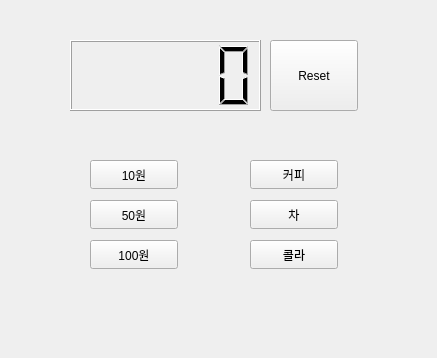
<?xml version="1.0" encoding="UTF-8"?>
<ui version="4.0">
 <class>Widget</class>
 <widget class="QWidget" name="Widget">
  <property name="geometry">
   <rect>
    <x>0</x>
    <y>0</y>
    <width>437</width>
    <height>358</height>
   </rect>
  </property>
  <property name="windowTitle">
   <string>Widget</string>
  </property>
  <widget class="QLCDNumber" name="lcdNumber">
   <property name="geometry">
    <rect>
     <x>70</x>
     <y>40</y>
     <width>191</width>
     <height>71</height>
    </rect>
   </property>
  </widget>
  <widget class="QPushButton" name="pb10">
   <property name="geometry">
    <rect>
     <x>90</x>
     <y>160</y>
     <width>88</width>
     <height>29</height>
    </rect>
   </property>
   <property name="text">
    <string>10원</string>
   </property>
  </widget>
  <widget class="QPushButton" name="pb50">
   <property name="geometry">
    <rect>
     <x>90</x>
     <y>200</y>
     <width>88</width>
     <height>29</height>
    </rect>
   </property>
   <property name="text">
    <string>50원</string>
   </property>
  </widget>
  <widget class="QPushButton" name="pb100">
   <property name="geometry">
    <rect>
     <x>90</x>
     <y>240</y>
     <width>88</width>
     <height>29</height>
    </rect>
   </property>
   <property name="text">
    <string>100원</string>
   </property>
  </widget>
  <widget class="QPushButton" name="pbCoffe">
   <property name="geometry">
    <rect>
     <x>250</x>
     <y>160</y>
     <width>88</width>
     <height>29</height>
    </rect>
   </property>
   <property name="text">
    <string>커피</string>
   </property>
  </widget>
  <widget class="QPushButton" name="pbTea">
   <property name="geometry">
    <rect>
     <x>250</x>
     <y>200</y>
     <width>88</width>
     <height>29</height>
    </rect>
   </property>
   <property name="text">
    <string>차</string>
   </property>
  </widget>
  <widget class="QPushButton" name="pbCoke">
   <property name="geometry">
    <rect>
     <x>250</x>
     <y>240</y>
     <width>88</width>
     <height>29</height>
    </rect>
   </property>
   <property name="text">
    <string>콜라</string>
   </property>
  </widget>
  <widget class="QPushButton" name="pbReset">
   <property name="geometry">
    <rect>
     <x>270</x>
     <y>40</y>
     <width>88</width>
     <height>71</height>
    </rect>
   </property>
   <property name="text">
    <string>Reset</string>
   </property>
  </widget>
 </widget>
 <resources/>
 <connections/>
</ui>
